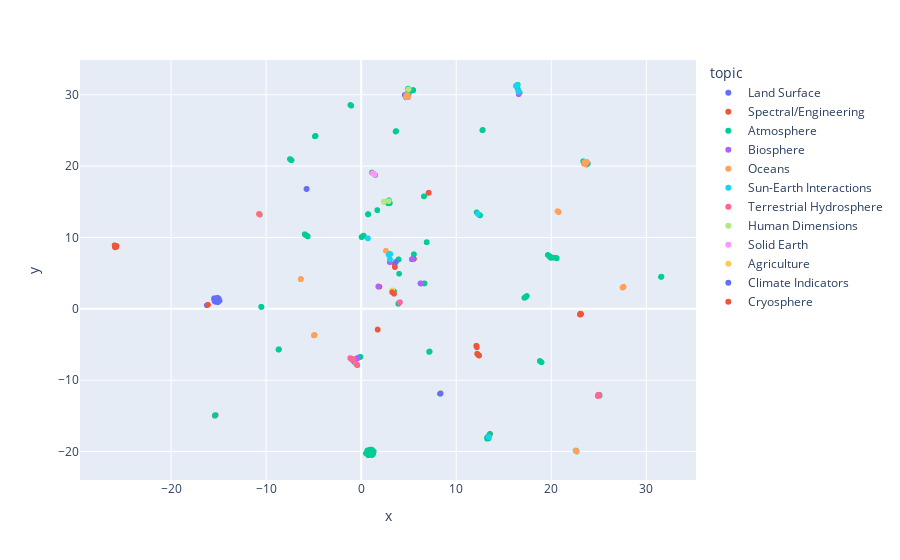

Here is the notebook cell this chart was saved with:
### Code cell
# Plot the embeddings color-coded based on topic
fig = px.scatter(df_embeddings_title_topic, x='x', y='y', hover_name='title', hover_data=['x', 'y'], color='topic')
fig.show()
fig.write_html('07-28-2022_DatasetEmbeddings_StratifiedByTopic.html')

### Figure 1 — Plotly figure (JSON) as saved in the notebook; plotly's stock layout.template omitted (floating-point values rounded to 4 significant figures; data arrays with more than 128 entries replaced by an {"elided": "..."} marker saying what was removed)
{"data": [{"hovertemplate": "<b>%{hovertext}</b><br><br>topic=Land Surface<br>x=%{x}<br>y=%{y}<extra></extra>", "hovertext": {"elided": "189 str values"}, "legendgroup": "Land Surface", "marker": {"color": "#636efa", "symbol": "circle"}, "mode": "markers", "name": "Land Surface", "showlegend": true, "type": "scattergl", "x": {"elided": "189 float values"}, "xaxis": "x", "y": {"elided": "189 float values"}, "yaxis": "y"}, {"hovertemplate": "<b>%{hovertext}</b><br><br>topic=Spectral/Engineering<br>x=%{x}<br>y=%{y}<extra></extra>", "hovertext": {"elided": "279 str values"}, "legendgroup": "Spectral/Engineering", "marker": {"color": "#EF553B", "symbol": "circle"}, "mode": "markers", "name": "Spectral/Engineering", "showlegend": true, "type": "scattergl", "x": {"elided": "279 float values"}, "xaxis": "x", "y": {"elided": "279 float values"}, "yaxis": "y"}, {"hovertemplate": "<b>%{hovertext}</b><br><br>topic=Atmosphere<br>x=%{x}<br>y=%{y}<extra></extra>", "hovertext": {"elided": "934 str values"}, "legendgroup": "Atmosphere", "marker": {"color": "#00cc96", "symbol": "circle"}, "mode": "markers", "name": "Atmosphere", "showlegend": true, "type": "scattergl", "x": {"elided": "934 float values"}, "xaxis": "x", "y": {"elided": "934 float values"}, "yaxis": "y"}, {"hovertemplate": "<b>%{hovertext}</b><br><br>topic=Biosphere<br>x=%{x}<br>y=%{y}<extra></extra>", "hovertext": ["WindSat/Coriolis surface soil moisture (LPRM) L3 1 day 25 km x 25 km nighttime V001 (LPRM_WINDSAT_NT_SOILM3) at GES DISC", "NLDAS VIC Land Surface Model L4 Monthly 0.125 x 0.125 degree V002 (NLDAS_VIC0125_M) at GES DISC", "Carbon Monitoring System Lake Michigan Primary Production Monthly V1 (CMSLakeMichiganPPM) at GES DISC", "NLDAS Mosaic Land Surface Model L4 Hourly 0.125 x 0.125 degree V002 (NLDAS_MOS0125_H) at GES DISC", "WindSat/Coriolis surface soil moisture (LPRM) L2 V001 (LPRM_WINDSAT_SOILM2) at GES DISC", "NLDAS Mosaic Land Surface Model L4 Monthly Climatology 0.125 x 0.125 degree V2.0 (NLDAS_MOS0125_MC) at GES DISC", "Carbon Monitoring System Lake Michigan Primary Production Yearly V1 (CMSLakeMichiganPPY) at GES DISC", "AMSR2/GCOM-W1 surface soil moisture (LPRM) L3 1 day 25 km x 25 km descending V001 (LPRM_AMSR2_D_SOILM3) at GES DISC", "TMI/TRMM surface soil moisture (LPRM) L3 1 day 25 km x 25 km daytime V001 (LPRM_TMI_DY_SOILM3) at GES DISC", "NLDAS Noah Land Surface Model L4 Hourly 0.125 x 0.125 degree V002 (NLDAS_NOAH0125_H) at GES DISC", "OCO-2 Level 2 bias-corrected solar-induced fluorescence and other select fields from the IMAP-DOAS algorithm aggregated as daily files, Retrospective processing V10r (OCO2_L2_Lite_SIF) at GES DISC", "TMI/TRMM surface soil moisture (LPRM) L2 V001 (LPRM_TMI_SOILM2) at GES DISC", "LANDMET Ancillary Soil Moisture data L3 V1 (LANDMET_ANC_SM) at GES DISC", "NLDAS VIC Land Surface Model L4 Hourly 0.125 x 0.125 degree V2.0 (NLDAS_VIC0125_H) at GES DISC", "Carbon Monitoring System Lake Huron Primary Production Monthly V1 (CMSLakeHuronPPM) at GES DISC", "NLDAS VIC Land Surface Model L4 Monthly Climatology 0.125 x 0.125 degree V2.0 (NLDAS_VIC0125_MC) at GES DISC", "NLDAS Mosaic Land Surface Model L4 Monthly 0.125 x 0.125 degree V2.0 (NLDAS_MOS0125_M) at GES DISC", "Carbon Monitoring System Lake Huron Primary Production Yearly V1 (CMSLakeHuronPPY) at GES DISC", "NLDAS Noah Land Surface Model L4 Monthly Climatology 0.125 x 0.125 degree V002 (NLDAS_NOAH0125_MC) at GES DISC", "MODIS/Terra 1 degree Gridded MODIS Active Fire Product V005 (MOD14CM1) at GES DISC", "NLDAS Noah Land Surface Model L4 Monthly 0.125 x 0.125 degree V2.0 (NLDAS_NOAH0125_M) at GES DISC", "AMSR-E/Aqua surface soil moisture (LPRM) L3 1 day 25 km x 25 km descending V002 (LPRM_AMSRE_D_SOILM3) at GES DISC", "AMSR2/GCOM-W1 surface soil moisture (LPRM) L3 1 day 10 km x 10 km ascending V001 (LPRM_AMSR2_DS_A_SOILM3) at GES DISC", "OCO-3 Level 2 bias-corrected solar-induced fluorescence and other select fields from the IMAP-DOAS algorithm aggregated as daily files, Retrospective processing VEarlyR (OCO3_L2_Lite_SIF) at GES DISC", "MERRA-2 tavgU_2d_lnd_Nx: 2d,diurnal,Time-Averaged,Single-Level,Assimilation,Land Surface Diagnostics 0.625 x 0.5 degree V5.12.4 (M2TUNXLND) at GES DISC", "NCA-LDAS Noah-3.3 Land Surface Model L4 Daily 0.125 x 0.125 degree V2.0 (NCALDAS_NOAH0125_D) at GES DISC", "WindSat/Coriolis surface soil moisture (LPRM) L3 1 day 25 km x 25 km daytime V001 (LPRM_WINDSAT_DY_SOILM3) at GES DISC", "MERRA-2 tavgM_2d_lnd_Nx: 2d,Monthly mean,Time-Averaged,Single-Level,Assimilation,Land Surface Diagnostics 0.625 x 0.5 degree V5.12.4 (M2TMNXLND) at GES DISC", "TMI/TRMM surface soil moisture (LPRM) L3 1 day 25 km x 25 km nighttime V001 (LPRM_TMI_NT_SOILM3) at GES DISC", "NLDAS VIC Land Surface Model L4 Monthly 0.125 x 0.125 degree V2.0 (NLDAS_VIC0125_M) at GES DISC", "AMSR-E/Aqua surface soil moisture (LPRM) L3 1 day 25 km x 25 km ascending V002 (LPRM_AMSRE_A_SOILM3) at GES DISC", "NLDAS Mosaic Land Surface Model L4 Monthly Climatology 0.125 x 0.125 degree V002 (NLDAS_MOS0125_MC) at GES DISC", "AMSR2/GCOM-W1 surface soil moisture (LPRM) L3 1 day 10 km x 10 km descending V001 (LPRM_AMSR2_DS_D_SOILM3) at GES DISC", "AMSR2/GCOM-W1 downscaled surface soil moisture (LPRM) L2B V001 (LPRM_AMSR2_DS_SOILM2) at GES DISC", "NLDAS Mosaic Land Surface Model L4 Hourly 0.125 x 0.125 degree V2.0 (NLDAS_MOS0125_H) at GES DISC", "MODIS/Terra Monthly Vegetation Indices Global 1x1 degree V005 (MODVI) at GES DISC", "AMSR2/GCOM-W1 surface soil moisture (LPRM) L2B V001 (LPRM_AMSR2_SOILM2) at GES DISC", "NLDAS Noah Land Surface Model L4 Hourly 0.125 x 0.125 degree V2.0 (NLDAS_NOAH0125_H) at GES DISC", "AMSR-E/Aqua surface soil moisture (LPRM) L2B V002 (LPRM_AMSRE_SOILM2) at GES DISC", "MODIS/Aqua Monthly Vegetation Indices Global 1x1 degree V005 (MYDVI) at GES DISC", "NLDAS Noah Land Surface Model L4 Monthly Climatology 0.125 x 0.125 degree V2.0 (NLDAS_NOAH0125_MC) at GES DISC", "Carbon Monitoring System Lake Superior Primary Production Yearly V1 (CMSLakeSuperiorPPY) at GES DISC", "Carbon Monitoring System Lake Superior Primary Production Monthly V1 (CMSLakeSuperiorPPM) at GES DISC", "MERRA-2 tavg1_2d_lnd_Nx: 2d,1-Hourly,Time-Averaged,Single-Level,Assimilation,Land Surface Diagnostics 0.625 x 0.5 degree V5.12.4 (M2T1NXLND) at GES DISC", "NLDAS VIC Land Surface Model L4 Hourly 0.125 x 0.125 degree V002 (NLDAS_VIC0125_H) at GES DISC", "MODIS/Aqua 1 degree Gridded MODIS Active Fire Product V005 (MYD14CM1) at GES DISC", "NLDAS VIC Land Surface Model L4 Monthly Climatology 0.125 x 0.125 degree V002 (NLDAS_VIC0125_MC) at GES DISC", "NLDAS Mosaic Land Surface Model L4 Monthly 0.125 x 0.125 degree V002 (NLDAS_MOS0125_M) at GES DISC", "AMSR2/GCOM-W1 surface soil moisture (LPRM) L3 1 day 25 km x 25 km ascending V001 (LPRM_AMSR2_A_SOILM3) at GES DISC", "ACOS GOSAT/TANSO-FTS Level 2 bias-corrected solar-induced fluorescence and other select fields from the IMAP-DOAS algorithm aggregated as daily files V9r (ACOS_L2_Lite_SIF) at GES DISC", "NLDAS Noah Land Surface Model L4 Monthly 0.125 x 0.125 degree V002 (NLDAS_NOAH0125_M) at GES DISC"], "legendgroup": "Biosphere", "marker": {"color": "#ab63fa", "symbol": "circle"}, "mode": "markers", "name": "Biosphere", "showlegend": true, "type": "scattergl", "x": [-0.3997, -0.9685, 5.343, -0.9651, -0.4063, -0.8299, 5.344, -0.4087, 6.251, -0.8998, 23.7, 6.253, 16.57, -0.9556, 5.323, -0.9192, -1.069, 5.369, -0.9317, 3.018, -0.6552, -0.3918, -0.3895, 23.71, -1.144, -0.9127, -0.4069, -1.104, 6.252, -0.8956, -0.4122, -0.8716, -0.3955, -0.4069, -0.8712, 1.802, -0.4197, -0.9547, -0.4033, 1.802, -0.9531, 5.367, 5.344, -1.104, -0.7893, 3.004, -0.979, -1.009, -0.4027, 23.48, -0.9067], "xaxis": "x", "y": [-6.917, -7.069, 6.94, -7.115, -6.931, -7.247, 6.936, -6.93, 3.558, -7.126, 20.39, 3.559, 30.07, -7.09, 6.94, -7.1, -6.972, 6.992, -7.039, 6.542, -7.198, -6.903, -6.902, 20.51, -6.912, -7.113, -6.936, -6.952, 3.559, -7.13, -6.926, -7.085, -6.904, -6.92, -7.17, 3.135, -6.906, -7.121, -6.905, 3.145, -7.067, 6.962, 6.96, -6.964, -7.351, 6.545, -7.058, -7.014, -6.914, 20.34, -7.072], "yaxis": "y"}, {"hovertemplate": "<b>%{hovertext}</b><br><br>topic=Oceans<br>x=%{x}<br>y=%{y}<extra></extra>", "hovertext": {"elided": "165 str values"}, "legendgroup": "Oceans", "marker": {"color": "#FFA15A", "symbol": "circle"}, "mode": "markers", "name": "Oceans", "showlegend": true, "type": "scattergl", "x": {"elided": "165 float values"}, "xaxis": "x", "y": {"elided": "165 float values"}, "yaxis": "y"}, {"hovertemplate": "<b>%{hovertext}</b><br><br>topic=Sun-Earth Interactions<br>x=%{x}<br>y=%{y}<extra></extra>", "hovertext": ["SORCE XPS Level 4 Solar Spectral Irradiance 0.1nm Res 5-Minute V012 (SOR4XPS5) at GES DISC", "TSIS SIM Level 3 Solar Spectral Irradiance 24-Hour Means V06 (TSIS_SSI_L3_24HR) at GES DISC", "OMI/Aura Level 1B Averaged Solar Irradiances V004 (OML1BIRR) at GES DISC", "SORCE Level 3 Total Solar Irradiance Daily Means V017 (SOR3TSID) at GES DISC", "SORCE XPS Level 3 Solar Spectral Irradiance Daily Means V011 (SOR3XPSD) at GES DISC", "UARS Particle Environment Monitor (PEM) Level 3AT V004 (UARPE3AT) at GES DISC", "SORCE XPS Level 4 Solar Spectral Irradiance 0.1nm Res 24-Hour Means V012 (SOR4XPSD_HIGH) at GES DISC", "TSIS TIM Level 3 Total Solar Irradiance 6-Hour Means V03 (TSIS_TSI_L3_06HR) at GES DISC", "TSIS SIM Level 3 Solar Spectral Irradiance 12-Hour Means V05 (TSIS_SSI_L3_12HR) at GES DISC", "TSIS SIM Level 3 Solar Spectral Irradiance 24-Hour Means V07 (TSIS_SSI_L3_24HR) at GES DISC", "SORCE XPS Level 3 Solar Spectral Irradiance 6-Hour Means V011 (SOR3XPS6) at GES DISC", "SORCE SOLSTICE MUV Level 3 Solar Spectral Irradiance Daily Means V016 (SOR3SOLMUVD) at GES DISC", "SORCE Level 3 Total Solar Irradiance 6-Hour Means V017 (SOR3TSI6) at GES DISC", "UARS PEM Level 2 AXIS 2 V001 (UARPE2AXIS2) at GES DISC", "SORCE SOLSTICE FUV Level 3 Solar Spectral Irradiance Daily Means V018 (SOR3SOLFUVD) at GES DISC", "UARS PEM Level 2 VMAG AC V001 (UARPE2VMAGAC) at GES DISC", "SORCE SOLSTICE Level 3 Lyman-alpha Irradiance As-Measured Cadence V018 (SOR3SOLS_LA_018) at GES DISC", "SORCE SIM Level 3 TSIS-Adjusted Values Solar Spectral Irradiance 24-Hour Means V002 (SOR3SIMD_TAV) at GES DISC", "SORCE SOLSTICE FUV Level 3 Solar Spectral Irradiance Daily Means V015 (SOR3SOLFUVD) at GES DISC", "SORCE SOLSTICE FUV and MUV Level 3 Solar Spectral Irradiance 0.1nm Res 24-Hour Means V018 (SOR3SOLD_HIGH) at GES DISC", "UARS PEM Level 2 MEPS V001 (UARPE2MEPS) at GES DISC", "OMI/Aura Level 1B Solar Irradiances V003 (OML1BIRR) at GES DISC", "SORCE SOLSTICE Level 3 MgII Core-to-Wing Ratio 24 Hour Means V018 (SOR3SOLD_MGII_018) at GES DISC", "SORCE XPS Level 4 Solar Spectral Irradiance 1.0nm Res 24-Hour Means V012 (SOR4XPSD_LOW) at GES DISC", "SORCE SOLSTICE MUV Level 3 Solar Spectral Irradiance Daily Means V017 (SOR3SOLMUVD) at GES DISC", "TCTE Level 3 Total Solar Irradiance 6-Hour Means V002 (TCTE3TSI6) at GES DISC", "Sentinel-6A Level 1B GNSS Radio Occultation Precise Orbit Determination  V1 (S6A_RO_1B_POD_RNX_) at GES DISC", "SORCE SOLSTICE FUV Level 3 Solar Spectral Irradiance Daily Means V016 (SOR3SOLFUVD) at GES DISC", "SORCE Level 3 Total Solar Irradiance 6-Hour Means V019 (SOR3TSI6) at GES DISC", "SORCE SOLSTICE MUV Level 3 Solar Spectral Irradiance Daily Means V018 (SOR3SOLMUVD) at GES DISC", "Sentinel-6A Level 1B EUMETSAT Radio Occultation Non-Time-Critical V1 (S6A_RO_1B_BND_____) at GES DISC", "UARS PEM Level 2 HEPS B V001 (UARPE2HEPSB) at GES DISC", "SORCE Combined XPS, SOLSTICE, and SIM Solar Spectral Irradiance 24-Hour Means V001 (SOR3D_COMBINED_001) at GES DISC", "SORCE SIM Level 3 Solar Spectral Irradiance Daily Means V027 (SOR3SIMD) at GES DISC", "Sentinel-6A Level 1B GNSS Precise Orbit Determination  V1 (S6A_GN_1B_RNXD_AX_) at GES DISC", "SORCE Level 3 Total Solar Irradiance 6-Hour Means V018 (SOR3TSI6) at GES DISC", "SORCE SOLSTICE FUV Level 3 Solar Spectral Irradiance Daily Means V017 (SOR3SOLFUVD) at GES DISC", "SORCE SIM Level 3 TSIS-Adjusted Values Solar Spectral Irradiance 24-Hour Means V001 (SOR3SIMD_TAV) at GES DISC", "SORCE XPS Level 3 Solar Spectral Irradiance 6-Hour Means V012 (SOR3XPS6) at GES DISC", "SORCE SOLSTICE Level 3 MgII Core-to-Wing Ratio As-Measured Cadence V018 (SOR3SOLS_MGII_018) at GES DISC", "SORCE SOLSTICE MUV Level 3 Solar Spectral Irradiance Daily Means V015 (SOR3SOLMUVD) at GES DISC", "TCTE Level 3 Total Solar Irradiance Daily Means V004 (TCTE3TSID) at GES DISC", "UARS PEM Level 2 VMAG DC V001 (UARPE2VMAGDC) at GES DISC", "TCTE Level 3 Total Solar Irradiance 6-Hour Means V003 (TCTE3TSI6) at GES DISC", "SORCE Level 3 Total Solar Irradiance Daily Means V018 (SOR3TSID) at GES DISC", "TSIS SIM Level 3 Solar Spectral Irradiance 12-Hour Means V06 (TSIS_SSI_L3_12HR) at GES DISC", "TCTE Level 3 Total Solar Irradiance 6-Hour Means V004 (TCTE3TSI6) at GES DISC", "TCTE Level 3 Total Solar Irradiance Daily Means V003 (TCTE3TSID) at GES DISC", "SORCE XPS Level 3 Solar Spectral Irradiance Daily Means V012 (SOR3XPSD) at GES DISC", "UARS PEM Level 2 HEPS A V002 (UARPE2HEPSA) at GES DISC", "TCTE Level 3 Total Solar Irradiance Daily Means V002 (TCTE3TSID) at GES DISC", "TSIS TIM Level 3 Total Solar Irradiance 24-Hour Means V03 (TSIS_TSI_L3_24HR) at GES DISC", "TSIS SIM Level 3 Solar Spectral Irradiance 24-Hour Means V05 (TSIS_SSI_L3_24HR) at GES DISC", "UARS Particle Environment Monitor (PEM) Level 3TP V004 (UARPE3TP) at GES DISC", "TSIS SIM Level 3 Solar Spectral Irradiance 12-Hour Means V07 (TSIS_SSI_L3_12HR) at GES DISC", "SORCE Level 3 Total Solar Irradiance Daily Means V019 (SOR3TSID) at GES DISC", "UARS PEM Level 2 AXIS 1 V001 (UARPE2AXIS1) at GES DISC"], "legendgroup": "Sun-Earth Interactions", "marker": {"color": "#19d3f3", "symbol": "circle"}, "mode": "markers", "name": "Sun-Earth Interactions", "showlegend": true, "type": "scattergl", "x": [16.35, 16.33, 12.29, 16.57, 16.38, 13.46, 16.35, 16.59, 16.37, 16.31, 16.3, 16.36, 16.57, 2.882, 16.34, 3.037, 16.32, 16.32, 16.3, 16.35, 3.079, 12.27, 16.38, 16.33, 16.3, 16.58, 0.7095, 16.27, 16.56, 16.38, 0.6994, 3.021, 16.39, 16.42, 0.7107, 16.57, 16.37, 16.37, 16.34, 16.33, 16.34, 16.58, 3.033, 16.58, 16.55, 16.31, 16.55, 16.58, 16.35, 3.003, 16.57, 16.57, 16.39, 13.43, 16.41, 16.58, 2.891], "xaxis": "x", "y": [31.32, 31.28, 13.28, 30.45, 31.33, -17.96, 31.29, 30.47, 31.32, 31.27, 31.26, 31.31, 30.45, 7.58, 31.29, 6.925, 31.28, 31.31, 31.31, 31.3, 7.675, 13.3, 31.34, 31.29, 31.25, 30.46, 9.874, 31.21, 30.43, 31.25, 9.885, 7.693, 31.32, 31.35, 9.869, 30.46, 31.33, 31.32, 31.29, 31.28, 31.29, 30.47, 6.929, 30.47, 30.47, 31.28, 30.43, 30.47, 31.34, 7.716, 30.44, 30.46, 31.26, -17.98, 31.35, 30.44, 7.571], "yaxis": "y"}, {"hovertemplate": "<b>%{hovertext}</b><br><br>topic=Terrestrial Hydrosphere<br>x=%{x}<br>y=%{y}<extra></extra>", "hovertext": ["GLDAS CLM Land Surface Model L4 3 hourly 1.0 x 1.0 degree Subsetted V001 (GLDAS_CLM10SUBP_3H) at GES DISC", "MERRA-2 tavgM_2d_glc_Nx: 2d,Monthly mean,Time-Averaged,Single-Level,Assimilation,Land Ice Surface Diagnostics 0.625 x 0.5 degree V5.12.4 (M2TMNXGLC) at GES DISC", "FLDAS Noah Land Surface Model L4 Global Monthly 0.1 x 0.1 degree (GDAS and CHIRPS-PRELIM) V001 (FLDAS_NOAH01_CP_GL_M) at GES DISC", "GLDAS Noah Land Surface Model L4 3 hourly 0.25 x 0.25 degree Early Product V2.1 (GLDAS_NOAH025_3H_EP) at GES DISC", "FLDAS Noah Land Surface Model L4 Central Asia Daily 0.01 x 0.01 degree V001 (FLDAS_NOAH001_G_CA_D) at GES DISC", "GLDAS Noah Land Surface Model L4 monthly 0.25 x 0.25 degree Early Product V2.1 (GLDAS_NOAH025_M_EP) at GES DISC", "GLDAS VIC Land Surface Model L4 3 hourly 1.0 x 1.0 degree V2.0 (GLDAS_VIC10_3H) at GES DISC", "GLDAS Catchment Land Surface Model L4 daily 0.25 x 0.25 degree GRACE-DA1 V2.2 (GLDAS_CLSM025_DA1_D_EP) at GES DISC", "GLDAS VIC Land Surface Model L4 monthly 1.0 x 1.0 degree V2.1 (GLDAS_VIC10_M) at GES DISC", "GLDAS VIC Land Surface Model L4 monthly 1.0 x 1.0 degree V2.0 (GLDAS_VIC10_M) at GES DISC", "NASA Energy and Water cycle Study (NEWS) Annual Climatology of the 1st decade of the 21st Century V1.0 (NEWS_WEB_ACLIM) at GES DISC", "GLDAS VIC Land Surface Model L4 3 hourly 1.0 x 1.0 degree V2.1 (GLDAS_VIC10_3H) at GES DISC", "GLDAS Catchment Land Surface Model L4 3 hourly 1.0 x 1.0 degree Early Product V2.1 (GLDAS_CLSM10_3H_EP) at GES DISC", "MERRA-2 tavgU_2d_lfo_Nx: 2d,diurnal,Time-Averaged,Single-Level,Assimilation,Land Surface Forcings 0.625 x 0.5 degree V5.12.4 (M2TUNXLFO) at GES DISC", "MERRA-2 tavgM_2d_int_Nx: 2d,Monthly mean,Time-Averaged,Single-Level,Assimilation,Vertically Integrated Diagnostics 0.625 x 0.5 degree V5.12.4 (M2TMNXINT) at GES DISC", "GLDAS Noah Land Surface Model L4 3 hourly 1.0 x 1.0 degree V2.1 (GLDAS_NOAH10_3H) at GES DISC", "GLDAS Noah Land Surface Model L4 monthly 0.25 x 0.25 degree V2.0 (GLDAS_NOAH025_M) at GES DISC", "GLDAS Mosaic Land Surface Model L4 3 Hourly 1.0 x 1.0 degree Subsetted V001 (GLDAS_MOS10SUBP_3H) at GES DISC", "GLDAS VIC Land Surface Model L4 3 hourly 1.0 x 1.0 degree Early Product V2.1 (GLDAS_VIC10_3H_EP) at GES DISC", "GLDAS Catchment Land Surface Model L4 3 hourly 1.0 x 1.0 degree V2.0 (GLDAS_CLSM10_3H) at GES DISC", "GLDAS Noah Land Surface Model L4 3 hourly 0.25 x 0.25 degree V2.1 (GLDAS_NOAH025_3H) at GES DISC", "GLDAS Noah Land Surface Model L4 3 hourly 0.25 x 0.25 degree V2.0 (GLDAS_NOAH025_3H) at GES DISC", "GLDAS Catchment Land Surface Model L4 3 hourly 1.0 x 1.0 degree V2.1 (GLDAS_CLSM10_3H) at GES DISC", "MERRA-2 tavg1_2d_int_Nx: 2d,1-Hourly,Time-Averaged,Single-Level,Assimilation,Vertically Integrated Diagnostics 0.625 x 0.5 degree V5.12.4 (M2T1NXINT) at GES DISC", "NASA Energy and Water cycle Study (NEWS) Monthly Climatology of the 1st decade of the 21st Century V1.0 (NEWS_WEB_MCLIM) at GES DISC", "GLDAS Noah Land Surface Model L4 monthly 0.25 x 0.25 degree V2.1 (GLDAS_NOAH025_M) at GES DISC", "GLDAS Noah Land Surface Model L4 3 hourly 1.0 x 1.0 degree V2.0 (GLDAS_NOAH10_3H) at GES DISC", "FLDAS Noah Land Surface Model L4 Global Monthly Anomaly 0.1 x 0.1 degree (MERRA-2 and CHIRPS) V001 (FLDAS_NOAH01_C_GL_MA) at GES DISC", "GLDAS Noah Land Surface Model L4 monthly 1.0 x 1.0 degree V2.1 (GLDAS_NOAH10_M) at GES DISC", "MERRA-2 tavg1_2d_lfo_Nx: 2d,1-Hourly,Time-Averaged,Single-Level,Assimilation,Land Surface Forcings 0.625 x 0.5 degree V5.12.4 (M2T1NXLFO) at GES DISC", "GLDAS Catchment Land Surface Model L4 daily 0.25 x 0.25 degree GRACE-DA1 V2.2 (GLDAS_CLSM025_DA1_D) at GES DISC", "GLDAS Noah Land Surface Model L4 monthly 1.0 x 1.0 degree V2.0 (GLDAS_NOAH10_M) at GES DISC", "MERRA-2 tavgM_2d_lfo_Nx: 2d,Monthly mean,Time-Averaged,Single-Level,Assimilation,Land Surface Forcings 0.625 x 0.5 degree V5.12.4 (M2TMNXLFO) at GES DISC", "GLDAS Catchment Land Surface Model L4 daily 0.25 x 0.25 degree V2.0 (GLDAS_CLSM025_D) at GES DISC", "FLDAS Noah Land Surface Model L4 Global Monthly 0.1 x 0.1 degree (MERRA-2 and CHIRPS) V001 (FLDAS_NOAH01_C_GL_M) at GES DISC", "MERRA-2 tavgU_2d_int_Nx: 2d,diurnal,Time-Averaged,Single-Level,Assimilation,Vertically Integrated Diagnostics 0.625 x 0.5 degree V5.12.4 (M2TUNXINT) at GES DISC", "GLDAS Catchment Land Surface Model L4 monthly 1.0 x 1.0 degree V2.1 (GLDAS_CLSM10_M) at GES DISC", "GLDAS Noah Land Surface Model L4 monthly 1.0 x 1.0 degree Early Product V2.1 (GLDAS_NOAH10_M_EP) at GES DISC", "MERRA-2 tavg3_2d_glc_Nx: 2d,3-Hourly,Time-Averaged,Single-Level,Assimilation,Land Ice Surface Diagnostics 0.625 x 0.5 degree V5.12.4 (M2T3NXGLC) at GES DISC", "GLDAS VIC Land Surface Model L4 monthly 1.0 x 1.0 degree Early Product V2.1 (GLDAS_VIC10_M_EP) at GES DISC", "Land Surface Atmospheric Boundary Interaction Product L3 V1(LANDMET) at GES DISC", "MERRA-2 tavgU_2d_glc_Nx: 2d,diurnal,Time-Averaged,Single-Level,Assimilation,Land Ice Surface Diagnostics 0.625 x 0.5 degree V5.12.4 (M2TUNXGLC) at GES DISC", "GLDAS Noah Land Surface Model L4 3 hourly 1.0 x 1.0 degree Early Product V2.1 (GLDAS_NOAH10_3H_EP) at GES DISC", "GLDAS Catchment Land Surface Model L4 monthly 1.0 x 1.0 degree V2.0 (GLDAS_CLSM10_M) at GES DISC", "GLDAS Catchment Land Surface Model L4 monthly 1.0 x 1.0 degree Early Product V2.1 (GLDAS_CLSM10_M_EP) at GES DISC"], "legendgroup": "Terrestrial Hydrosphere", "marker": {"color": "#FF6692", "symbol": "circle"}, "mode": "markers", "name": "Terrestrial Hydrosphere", "showlegend": true, "type": "scattergl", "x": [24.99, 4.057, 24.88, 24.96, 25.01, 25.06, 24.99, 25.04, 24.94, 25.02, -0.466, 24.98, 25.03, -1.126, -0.8102, 24.98, 24.95, 25.02, 24.95, 24.93, 24.94, 24.98, 24.99, -0.9327, -0.4424, 25.01, 24.94, -5.729, 25.03, -1.114, 25.02, 24.97, -1.101, 25.0, 24.98, -0.8733, 24.99, 24.92, 4.035, 25.05, -10.72, 4.053, 24.97, 24.98, 24.93], "xaxis": "x", "y": [-12.04, 0.8982, -12.23, -12.13, -12.07, -12.08, -12.12, -12.16, -12.03, -12.14, -7.833, -12.13, -12.11, -6.934, -7.025, -12.14, -12.15, -12.08, -12.13, -12.06, -12.07, -12.1, -12.12, -7.118, -7.794, -12.12, -12.04, 16.82, -12.14, -6.946, -12.14, -12.09, -6.962, -12.08, -12.1, -7.05, -12.11, -12.08, 0.8834, -12.17, 13.27, 0.9048, -12.09, -12.09, -12.06], "yaxis": "y"}, {"hovertemplate": "<b>%{hovertext}</b><br><br>topic=Human Dimensions<br>x=%{x}<br>y=%{y}<extra></extra>", "hovertext": ["Multi-Satellite Air Quality Sulfur Dioxide (SO2) Database Long-Term L4 Global V1 (MSAQSO2L4) at GES DISC", "Multi-Satellite Volcanic Sulfur Dioxide L4 Long-Term Global Database V4 (MSVOLSO2L4) at GES DISC", "OMPS/NPP PCA SO2 Total Column 1-Orbit L2 Swath 50x50km V1 (OMPS_NPP_NMSO2_PCA_L2) at GES DISC", "Global Landslide Nowcast from LHASA L4  1 day 1 km x 1 km version 1.1 (Global_Landslide_Nowcast) at GES DISC", "Multi-Satellite Volcanic Sulfur Dioxide L4 Long-Term Global Database V3 (MSVOLSO2L4) at GES DISC", "MERRA-2 avgM_2d_pm25_admin0, 2d, Single-Level, Country-Level Surface PM2.5 Monthly Mean Products V1 (M2_TMAX_PM25) at GES DISC", "OMPS/NPP PCA SO2 Total Column 1-Orbit L2 Swath 50x50km V2 (OMPS_NPP_NMSO2_PCA_L2) at GES DISC", "TOMS/N7 MS SO2 Vertical Column 1-Orbit L2 Swath 50x50 km V3 (TOMSN7SO2) at GES DISC"], "legendgroup": "Human Dimensions", "marker": {"color": "#B6E880", "symbol": "circle"}, "mode": "markers", "name": "Human Dimensions", "showlegend": true, "type": "scattergl", "x": [2.386, 2.382, 2.372, 2.895, 2.398, 4.987, 2.408, 2.404], "xaxis": "x", "y": [14.97, 14.99, 15.02, 15.1, 15.0, 30.76, 14.98, 15.01], "yaxis": "y"}, {"hovertemplate": "<b>%{hovertext}</b><br><br>topic=Solid Earth<br>x=%{x}<br>y=%{y}<extra></extra>", "hovertext": ["MERRA-2 tavgU_2d_adg_Nx: 2d,diurnal,Time-averaged,Single-Level,Assimilation,Aerosol Diagnostics (extended) 0.625 x 0.5 degree V5.12.4 (M2TUNXADG) at GES DISC", "MERRA-2 tavg1_2d_adg_Nx: 2d,1-Hourly,Time-averaged,Single-Level,Assimilation,Aerosol Diagnostics (extended) 0.625 x 0.5 degree V5.12.4 (M2T1NXADG) at GES DISC", "MERRA-2 tavgM_2d_adg_Nx: 2d,Monthly mean,Time-averaged,Single-Level,Assimilation,Aerosol Diagnostics (extended) 0.625 x 0.5 degree V5.12.4 (M2TMNXADG) at GES DISC"], "legendgroup": "Solid Earth", "marker": {"color": "#FF97FF", "symbol": "circle"}, "mode": "markers", "name": "Solid Earth", "showlegend": true, "type": "scattergl", "x": [1.417, 1.228, 1.328], "xaxis": "x", "y": [18.83, 19.02, 18.92], "yaxis": "y"}, {"hovertemplate": "<b>%{hovertext}</b><br><br>topic=Agriculture<br>x=%{x}<br>y=%{y}<extra></extra>", "hovertext": ["MERRA-2 const_2d_lnd_Nx: 2d, constants Land Surface Diagnostics 0.625 x 0.5 degree V5.12.4 (M2C0NXLND) at GES DISC"], "legendgroup": "Agriculture", "marker": {"color": "#FECB52", "symbol": "circle"}, "mode": "markers", "name": "Agriculture", "showlegend": true, "type": "scattergl", "x": [3.265], "xaxis": "x", "y": [2.589], "yaxis": "y"}, {"hovertemplate": "<b>%{hovertext}</b><br><br>topic=Climate Indicators<br>x=%{x}<br>y=%{y}<extra></extra>", "hovertext": ["OMI/Aura Surface UV Irradiance 1-orbit L2 Swath 13x24 km V003 (OMUVB) at GES DISC", "Groundwater and Soil Moisture Conditions from GRACE Data Assimilation L4 7-days 0.125 x 0.125 degree V4.0 (GRACEDADM_CLSM0125US_7D) at GES DISC", "MERRA-2 statM_2d_pct_Nx: 2d, Single-Level, Monthly Percentiles V1 (M2SMNXPCT) at GES DISC", "MERRA-2 statM_2d_edi_Nx: 2d, Single-Level, Monthly Extremes Detection Indices V1 (M2SMNXEDI) at GES DISC"], "legendgroup": "Climate Indicators", "marker": {"color": "#636efa", "symbol": "circle"}, "mode": "markers", "name": "Climate Indicators", "showlegend": true, "type": "scattergl", "x": [8.312, 3.649, -5.748, -5.73], "xaxis": "x", "y": [-11.89, 6.558, 16.79, 16.81], "yaxis": "y"}, {"hovertemplate": "<b>%{hovertext}</b><br><br>topic=Cryosphere<br>x=%{x}<br>y=%{y}<extra></extra>", "hovertext": ["Northern Hemisphere Snow Cover Monthly Statistics at 1 Degree Resolution V001 (NHSNOWM) at GES DISC", "Northern Hemisphere Ice Cover Monthly Statistics at 1 Degree Resolution V001 (NHICEM) at GES DISC"], "legendgroup": "Cryosphere", "marker": {"color": "#EF553B", "symbol": "circle"}, "mode": "markers", "name": "Cryosphere", "showlegend": true, "type": "scattergl", "x": [3.458, 3.257], "xaxis": "x", "y": [2.102, 2.33], "yaxis": "y"}], "layout": {"legend": {"title": {"text": "topic"}, "tracegroupgap": 0}, "margin": {"t": 60}, "xaxis": {"anchor": "y", "domain": [0, 1], "title": {"text": "x"}}, "yaxis": {"anchor": "x", "domain": [0, 1], "title": {"text": "y"}}}}
